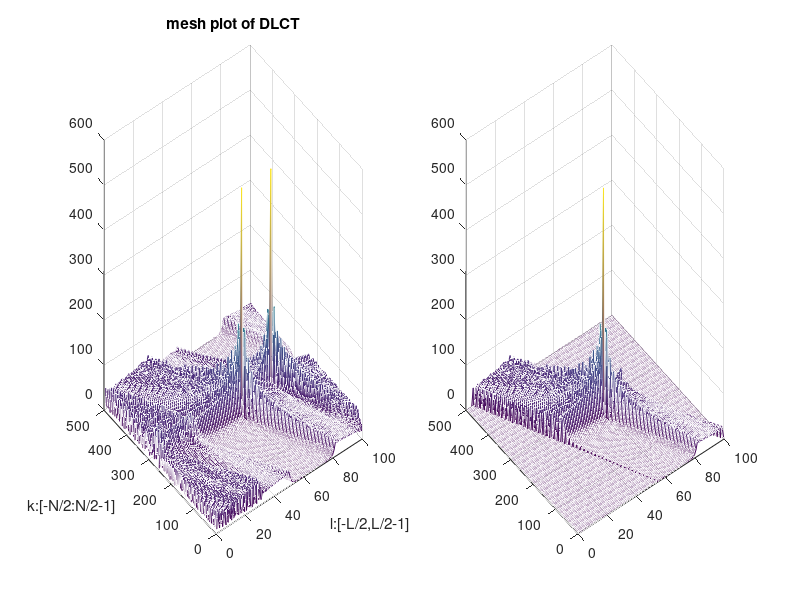
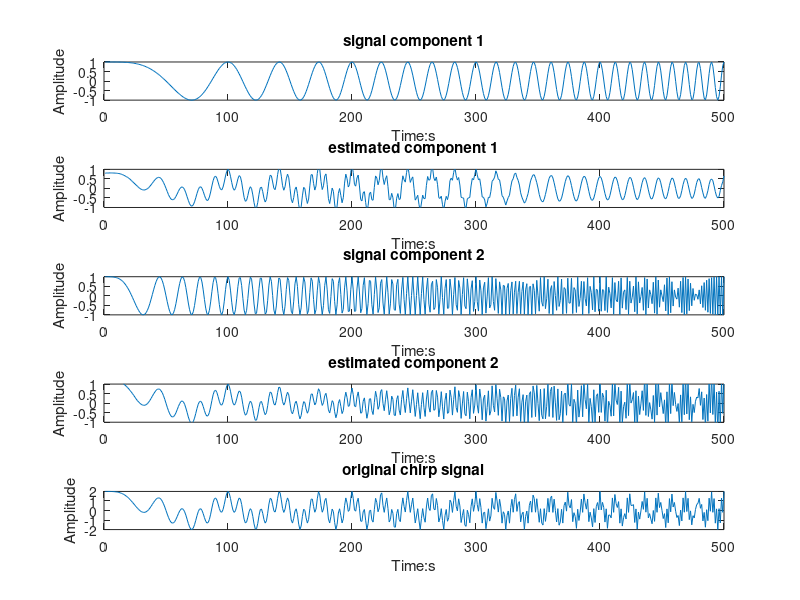

Reproduce these figures in MATLAB, in order.
function test_dlct1

% Reference: Alkishriwo, Osama A., and Luis F. Chaparro. "A discrete 
%  linear chirp transform (DLCT) for data compression." Information 
%  Science, Signal Processing and their Applications (ISSPA), 2012 
%  11th International Conference on. IEEE, 2012.

clc,clear, close all

Fs = 100;
dt = 1 / Fs ;
N= 500;n=1:N;
t=n'*dt;
x1=exp(j*2*pi* t.^2);%sin(2*pi* t.^2)
x2=exp(j*2*pi*5*t.^2);%sin(2*pi*5*t.^2)
x =x1 +x2;

% -------------decomposition-----------------------
L=100;
C=0.01;


mask=ones(N,L);
for ix=1:L
    for iy=1:N
        if (iy> -500*(ix-100)/60 || iy<-10*(ix-55))
            mask(iy,ix)=0;
        end
    end
end

XX1=dlct(x, C, L,N);
[Y,ind]=sort(abs(XX1),'ascend');
thr=Y(floor(0.1*N*L));
XX=thresholding(XX1,thr);
XX=ifftshift(mask.*fftshift(XX1,1),1);


u=fftshift(abs(XX1),1);
figure(2),clf
subplot(121)
mesh(u),shading interp
xlabel('l:[-L/2,L/2-1]')
ylabel('k:[-N/2:N/2-1]')
title('mesh plot of DLCT')
u1=fftshift(abs(XX),1);
subplot(122)
mesh(u1),shading interp




%------------------- reconstruct ---------------------
x_rec=idlct(XX,C,L,N);
% figure(3),clf
% %plot(real(x_rec))
% plot(real(x-x_rec))
% title('reconstruction error')

figure(4),clf
subplot(511)
plot(real(x1))
xlabel('Time:s'),ylabel('Amplitude')
title('signal component 1')
set(gca,'CLim',[-1,1])

subplot(512)
plot(real(x_rec))
xlabel('Time:s'),ylabel('Amplitude')
title('estimated component 1')
set(gca,'yLim',[-1,1])

subplot(513)
plot(real(x2))
xlabel('Time:s'),ylabel('Amplitude')
title('signal component 2')
set(gca,'CLim',[-1,1])

subplot(514)
plot(real(x-x_rec))
xlabel('Time:s'),ylabel('Amplitude')
title('estimated component 2')
set(gca,'yLim',[-1,1])

subplot(515)
plot(real(x))
xlabel('Time:s'),ylabel('Amplitude')
title('original chirp signal')


function y=thresholding(x,thr)
y=x.*(abs(x)>thr);


function y=dlct(x,C, L,N)
%  forward discrete linear chirp transform
n=1:N;
h=zeros(N,1);
y=zeros(N,L);
for l=-L/2:L/2-1
    h=x.*exp(-j*2*pi*C*l*n'.^2/N);
    y(:,l+L/2+1)=fft(h);
end

function x=idlct(y,C,L,N)
%  forward discrete linear chirp transform
n=1:N;
g=zeros(N,L);
for l=-L/2:L/2-1
    g(:,l+L/2+1)=ifft(y(:,l+L/2+1));
end
x=sum(g.*exp(j*2*pi*C*n'.^2*[-L/2:L/2-1]/N),2)/L;
x=real(x);
